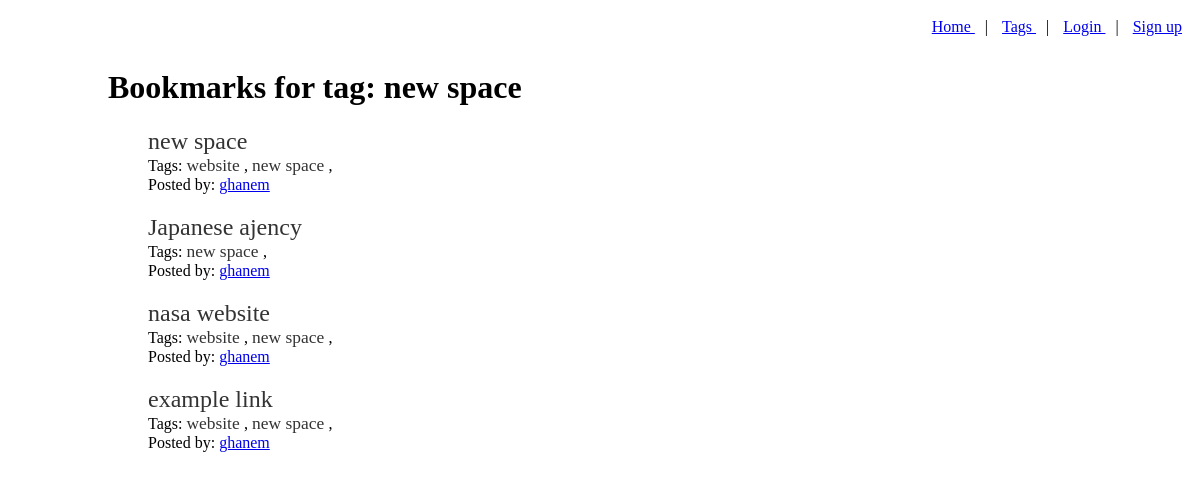
The page /tag/15/ on the database its author committed.
### bookmarks/models.py (models this page shows, shortened)
class Tag(models.Model):
    name = models.CharField(max_length = 64, unique = True)
    bookmarks = models.ManyToManyField(Bookmark, related_name='tags')

class Bookmark(models.Model):
    user = models.ForeignKey(User, related_name='bookmarks')
    link = models.ForeignKey(Link, related_name='link')
    title = models.CharField(max_length=200)

### bookmarks/views.py (the view)
# urls.py: url(r'^tag/(\d+)/$', views.tag_page, name='tag_page'),
def tag_page(request, pk):
    tag = get_object_or_404(Tag, pk=pk)
    bookmarks = tag.bookmarks.order_by('-id')
    context = {
        'bookmarks': bookmarks,
        'tag': tag,
        'show_tags': True,
        'show_user': True
    }
    return render(request,'bookmarks/tag_page.html', context)

### bookmarks/templates/bookmarks/tag_page.html (shortened to what this page needs)
{% extends "base.html" %}
{% block head %}
    Bookmarks for tag: {{tag.name}}
{% endblock head %}
{% block content %}
    {% include 'bookmarks/bookmark_list.html' %}
{% endblock content %}

### bookmarks/templates/bookmarks/bookmark_list.html
{% if bookmarks %}
<ul class="bookmarks">
    {% for bookmark in bookmarks %}
    <li class="bookmark">
        <a target="_blank" href="{{bookmark.link.url}}" class="title">
            {{bookmark.title}}
        </a> <br>
        {% if show_tags %}
        Tags:
        {% if bookmark.tags.all %}
        <ul class="tags">
            {% for tag in bookmark.tags.all %}
            <li class="tag-name">
                <a href="{% url 'tag_page' tag.pk %}">
                    {{tag.name}}
                </a>
            </li> ,
            {% endfor %}
        </ul>
        {% else %}
        None.
        {% endif %}
        <br>
        {% endif %}
        {% if show_user %}
        Posted by:
        <a class="username" href="{% url 'user_page' bookmark.user.username %}">
            {{bookmark.user.username}}
        </a>
        {% endif %}
    </li>
    {% endfor %}
</ul>
{% else %}
<p>No bookmarks found</p>
{% endif %}

### static/css/main.css (style rules this page uses)
ul li { list-style: none; }
ul.tags, ul.tags li { display: inline; margin: 0; padding: 0; }
ul.tags { margin-top: 15px; }
.bookmark { padding-bottom: 20px; }
.title { font-size: 1.5em !important; }
.tag-name a, .title { text-decoration: none; font-size: 1.09em; color: #333333; }

### rows shown on the page
Tag: name "new space"
Bookmark: title "new space", user.username "ghanem"
Tag: name "website"
Bookmark: title "Japanese ajency", user.username "ghanem"
Bookmark: title "nasa website", user.username "ghanem"
Tag: name "website"
Bookmark: title "example link", user.username "ghanem"
